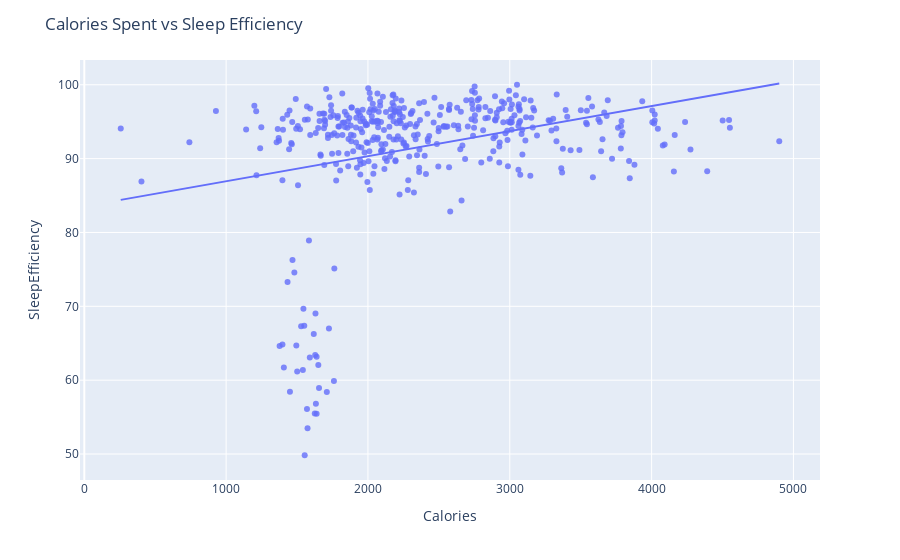

Notebook code for this chart:
### Code cell
fig1 = px.scatter(
    result1, x='Calories', y='SleepEfficiency',
    hover_data=['Id','Calories','SleepEfficiency','MinutesAsleep','TimeInBed'],
    trendline='ols', opacity=0.8
)
fig1.update_layout(title='Calories Spent vs Sleep Efficiency')
fig1.show()

### Figure 1 — Plotly figure (JSON) as saved in the notebook; plotly's stock layout.template omitted (floating-point values rounded to 4 significant figures; data arrays with more than 128 entries replaced by an {"elided": "..."} marker saying what was removed)
{"data": [{"customdata": {"elided": "410x3 int values"}, "hovertemplate": "Calories=%{x}<br>SleepEfficiency=%{y}<br>Id=%{customdata[0]}<br>MinutesAsleep=%{customdata[1]}<br>TimeInBed=%{customdata[2]}<extra></extra>", "legendgroup": "", "marker": {"color": "#636efa", "opacity": 0.8, "symbol": "circle"}, "mode": "markers", "name": "", "orientation": "v", "showlegend": false, "type": "scatter", "x": {"elided": "410 int values"}, "xaxis": "x", "y": {"elided": "410 float values"}, "yaxis": "y"}, {"hovertemplate": "<b>OLS trendline</b><br>SleepEfficiency = 0.00339339 * Calories + 83.5389<br>R<sup>2</sup>=0.086943<br><br>Calories=%{x}<br>SleepEfficiency=%{y} <b>(trend)</b><extra></extra>", "legendgroup": "", "marker": {"color": "#636efa", "symbol": "circle"}, "mode": "lines", "name": "", "showlegend": false, "type": "scatter", "x": {"elided": "410 int values"}, "xaxis": "x", "y": {"elided": "410 float values"}, "yaxis": "y"}], "layout": {"legend": {"tracegroupgap": 0}, "margin": {"t": 60}, "title": {"text": "Calories Spent vs Sleep Efficiency"}, "xaxis": {"anchor": "y", "domain": [0, 1], "title": {"text": "Calories"}}, "yaxis": {"anchor": "x", "domain": [0, 1], "title": {"text": "SleepEfficiency"}}}}
